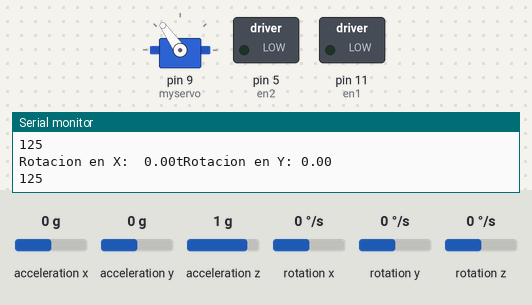
The sketch below on a simulated Arduino Uno, built with avr-gcc and run on an emulated ATmega328P. Parts: servo, switched loads named in the sketch (green lamp = pin HIGH), the last lines printed to the serial monitor. Inputs (shaded band) come from the test bench; at power-on: rotation y 0 °/s, acceleration x 0 g, acceleration y 0 g, rotation x 0 °/s, acceleration z 1 g, rotation z 0 °/s.

Above: at 1.2 s.
1.3 s: rotation y set to -4 °/s
4.3 s: rotation y set to -6 °/s
At 5.11 s:
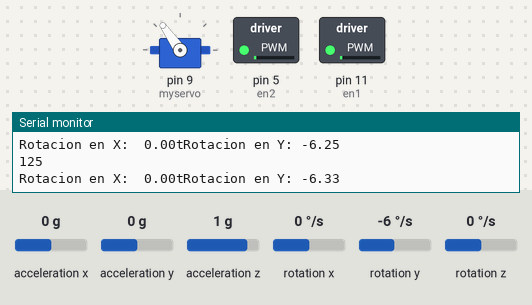
7.3 s: acceleration x set to -1.4 g
At 9.44 s:
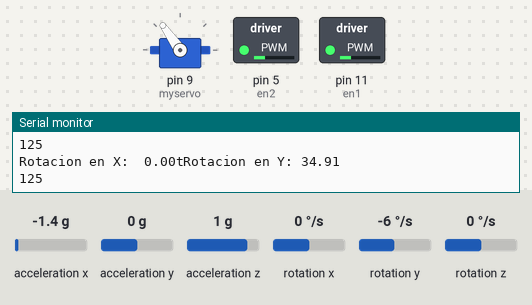
10.3 s: acceleration y set to -1.4 g
At 10.9 s:
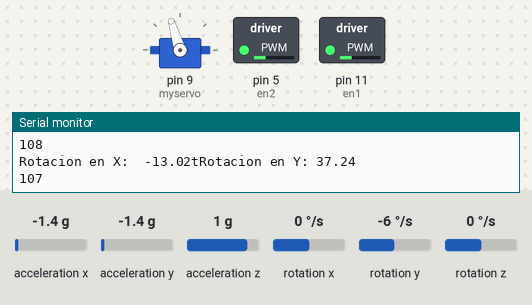
At 12.41 s:
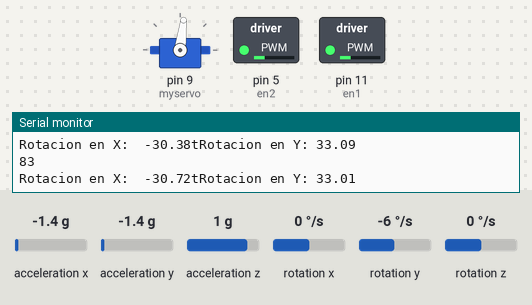
13.3 s: rotation x set to 192 °/s
16.3 s: acceleration z set to 0 g
Timing chart, 0 to 20.3 s (numbered marks = the images above; inputs shaded):
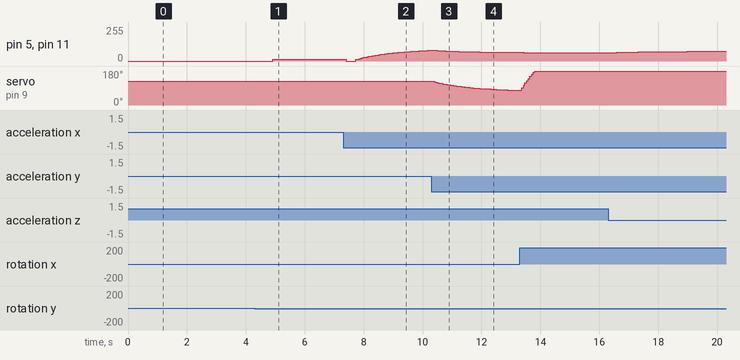

The sketch:

codigoProv.ino
```cpp
#include <Servo.h>

#include "I2Cdev.h"     // Librerias I2C para controlar el mpu6050
#include "MPU6050.h"    // la libreria MPU6050.h necesita I2Cdev.h, I2Cdev.h necesita Wire.h
#include "Wire.h"
                        // La dirección del MPU6050 puede ser 0x68 o 0x69, dependiendo
                        // del estado de AD0. Si no se especifica, 0x68 estará implicito
Servo myservo;
int val;

MPU6050 sensor;

int en1=11,m11=10,m12=8,m21=7,m22=6,en2=5;//CARRO. Se declaran las entradas y pwm de los motores
int ax, ay, az;         // Valores RAW (sin procesar) del acelerometro y giroscopio en los ejes x,y,z
int gx, gy, gz;

long tiempo_prev;
float dt;
float ang_x, ang_y;
float ang_x_prev, ang_y_prev;

struct Datos_xy{        //Se declara un objeto con 2 variables, x-y
  float x, y;
};
Datos_xy obtener_xy(){ //tipo de dato: Datos_xy             Nombre de la función: obtener_xy
  Datos_xy misDatos;     //Se declara objeto de tipo Datos_xy
    // Leer las aceleraciones y velocidades angulares
  sensor.getAcceleration(&ax, &ay, &az);
  sensor.getRotation(&gx, &gy, &gz);

  dt = (millis()-tiempo_prev)/1000.0;
  tiempo_prev=millis();

  //Calcular los ángulos con acelerometro
  float accel_ang_x=atan(ay/sqrt(pow(ax,2) + pow(az,2)))*(180.0/3.14);
  float accel_ang_y=atan(-ax/sqrt(pow(ay,2) + pow(az,2)))*(180.0/3.14);

  //Calcular angulo de rotación con giroscopio y filtro complemento
  ang_x = 0.98*(ang_x_prev+(gx/131)*dt) + 0.02*accel_ang_x;
  ang_y = 0.98*(ang_y_prev+(gy/131)*dt) + 0.02*accel_ang_y;


  ang_x_prev=ang_x;
  ang_y_prev=ang_y;

  //Mostrar los angulos separadas por un [tab]

    misDatos.x=ang_x;     //Se asigna valor a x
    misDatos.y=ang_y;     //Se asigna valor a y
     delay(10);
    return misDatos;     //Se retorna objeto

}

void setup() {
  // put your setup code here, to run once:
  Serial.begin(57600);    //Iniciando puerto serial
  Wire.begin();           //Iniciando I2C
  sensor.initialize();    //Iniciando el sensor
  if (sensor.testConnection()) Serial.println("Sensor iniciado correctamente");//Comprueba conexión del sensor
  else Serial.println("Error al iniciar el sensor"); //Manda mensaje si el sensor no fue inicializado de forma correcta

}
void servo(){
         myservo.attach(9);  // conecta el servo en el pin 3 al objeto servo
  Datos_xy resultado=obtener_xy(); // Se declara objeto de tipo Datos_xy y se le pasan los valores de la función a resultado
  float datoX=resultado.x;// Se le da el valor de x a datoX
  int  val = map(datoX, -40, 40, 70, 180);     // (valor recibido, de minimo, de maximo, a minimo, a maximo)
    myservo.write(val);                        //establece la posición del servo de acuerdo con el valor escalado
    Serial.println(val);
    delay(15);
}
void loop() {

  float vx;
  // put your main code here, to run repeatedly:
Datos_xy resultado=obtener_xy(); // Se declara objeto de tipo Datos_xy y se le pasan los valores de la función a resultado
float datoX=resultado.x;// Se le da el valor de x a datoX
float datoY=resultado.y;//Se le da valor de y a datoY
  Serial.print("Rotacion en X:  ");
  Serial.print(datoX);
  Serial.print("tRotacion en Y: ");
  Serial.println(datoY);
  ///++++++++++++++++++++++++++++++++++++++++++++++++++++++++++++++++++++++++++++++++++CARRO RON RON
    if(datoY>=-6&&datoY<=6){
    servo();
    digitalWrite(m11,LOW);
    digitalWrite(m12,LOW);
    digitalWrite(m21,LOW);
    digitalWrite(m22,LOW);
    analogWrite(en1,0);
    analogWrite(en2,0);
    }
   else if(datoY>6&&datoY<=70){
        servo();
    vx=datoY*2;
    digitalWrite(m11,LOW);
    digitalWrite(m12,HIGH);
    digitalWrite(m21,LOW);
    digitalWrite(m22,HIGH);
    analogWrite(en1,vx);
    analogWrite(en2,vx);
   }
   else if(datoY>70){
     servo();
    digitalWrite(m11,LOW);
    digitalWrite(m12,HIGH);
    digitalWrite(m21,LOW);
    digitalWrite(m22,HIGH);
    analogWrite(en1,125);
    analogWrite(en2,125);
   }
else if(datoY<6 && datoY>=-70){
       servo();
    vx=datoY*-2;
    digitalWrite(m11,HIGH);
    digitalWrite(m12,LOW);
    digitalWrite(m21,HIGH);
    digitalWrite(m22,LOW);
    analogWrite(en1,vx);
    analogWrite(en2,vx);
   }
   else if(datoY>-70){
        Serial.println("cara dep erro");
        servo();
    digitalWrite(m11,HIGH);
    digitalWrite(m12,LOW);
    digitalWrite(m21,HIGH);
    digitalWrite(m22,LOW);
    analogWrite(en1,125);
    analogWrite(en2,125);
   }
 //+++++++++++++++++++++++++++++++++++++++++++++++++++++++++++++++++++++++++++CARRO RON RON

delay(10);
}
```

Measured:
- after the input at 4.3 s, pin 5 (en2), pin 11 (en1): 0/255 → 12/255 after 0.61 s, → 13/255 0.39 s later, → 14/255 0.50 s later, → 15/255 0.77 s later
- after the input at 10.3 s, servo on pin 9 (myservo): moves from 125° to 78° over 2.7 s, starting after 0.09 s
